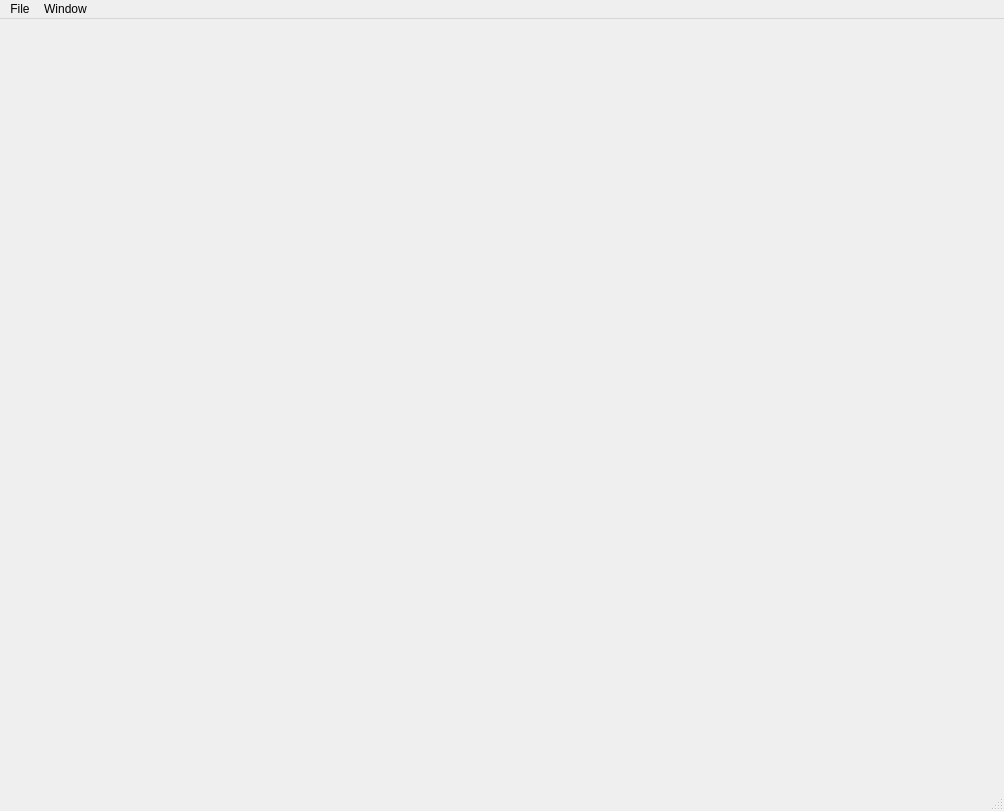
<?xml version="1.0" encoding="UTF-8"?>
<ui version="4.0">
 <class>MainWindow</class>
 <widget class="QMainWindow" name="MainWindow">
  <property name="geometry">
   <rect>
    <x>0</x>
    <y>0</y>
    <width>1004</width>
    <height>811</height>
   </rect>
  </property>
  <property name="windowTitle">
   <string>MainWindow</string>
  </property>
  <property name="layoutDirection">
   <enum>Qt::LeftToRight</enum>
  </property>
  <property name="autoFillBackground">
   <bool>false</bool>
  </property>
  <widget class="QWidget" name="centralWidget">
   <layout class="QHBoxLayout" name="horizontalLayout"/>
  </widget>
  <widget class="QMenuBar" name="menuBar">
   <property name="geometry">
    <rect>
     <x>0</x>
     <y>0</y>
     <width>1004</width>
     <height>22</height>
    </rect>
   </property>
   <widget class="QMenu" name="menuFile">
    <property name="title">
     <string>File</string>
    </property>
   </widget>
   <widget class="QMenu" name="menuWindow">
    <property name="title">
     <string>Window</string>
    </property>
    <addaction name="actionShow_Render_Window"/>
   </widget>
   <addaction name="menuFile"/>
   <addaction name="menuWindow"/>
  </widget>
  <widget class="QStatusBar" name="statusBar"/>
  <action name="actionShow_Render_Window">
   <property name="text">
    <string>Show Render Window</string>
   </property>
   <property name="shortcut">
    <string>Meta+Q</string>
   </property>
  </action>
 </widget>
 <layoutdefault spacing="6" margin="11"/>
 <resources/>
 <connections/>
</ui>
